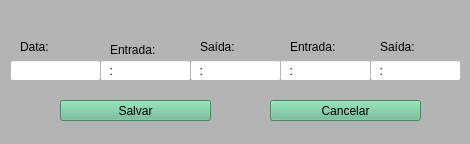
<?xml version="1.0" encoding="UTF-8"?>
<ui version="4.0">
 <class>MainWindow</class>
 <widget class="QMainWindow" name="MainWindow">
  <property name="geometry">
   <rect>
    <x>0</x>
    <y>0</y>
    <width>470</width>
    <height>144</height>
   </rect>
  </property>
  <property name="windowTitle">
   <string>Relógio de ponto &gt; Consultar &gt; Corrigir dados</string>
  </property>
  <property name="styleSheet">
   <string notr="true">background-color: rgb(180, 180, 180);</string>
  </property>
  <property name="documentMode">
   <bool>false</bool>
  </property>
  <property name="tabShape">
   <enum>QTabWidget::Rounded</enum>
  </property>
  <widget class="QWidget" name="centralwidget">
   <property name="enabled">
    <bool>true</bool>
   </property>
   <widget class="QLineEdit" name="lineEdit">
    <property name="geometry">
     <rect>
      <x>10</x>
      <y>60</y>
      <width>91</width>
      <height>21</height>
     </rect>
    </property>
    <property name="styleSheet">
     <string notr="true">background-color: rgb(255, 255, 255);
font: 10pt &quot;MS Shell Dlg 2&quot;;</string>
    </property>
    <property name="inputMask">
     <string/>
    </property>
    <property name="readOnly">
     <bool>true</bool>
    </property>
   </widget>
   <widget class="QLineEdit" name="lineEdit_2">
    <property name="geometry">
     <rect>
      <x>100</x>
      <y>60</y>
      <width>91</width>
      <height>21</height>
     </rect>
    </property>
    <property name="styleSheet">
     <string notr="true">background-color: rgb(255, 255, 255);
font: 10pt &quot;MS Shell Dlg 2&quot;;</string>
    </property>
    <property name="inputMask">
     <string>99:99</string>
    </property>
    <property name="text">
     <string>:</string>
    </property>
    <property name="maxLength">
     <number>5</number>
    </property>
    <property name="frame">
     <bool>true</bool>
    </property>
    <property name="echoMode">
     <enum>QLineEdit::Normal</enum>
    </property>
    <property name="cursorPosition">
     <number>0</number>
    </property>
    <property name="dragEnabled">
     <bool>false</bool>
    </property>
    <property name="readOnly">
     <bool>false</bool>
    </property>
    <property name="placeholderText">
     <string/>
    </property>
    <property name="cursorMoveStyle">
     <enum>Qt::LogicalMoveStyle</enum>
    </property>
    <property name="clearButtonEnabled">
     <bool>false</bool>
    </property>
   </widget>
   <widget class="QLineEdit" name="lineEdit_3">
    <property name="geometry">
     <rect>
      <x>190</x>
      <y>60</y>
      <width>91</width>
      <height>21</height>
     </rect>
    </property>
    <property name="styleSheet">
     <string notr="true">background-color: rgb(255, 255, 255);
font: 10pt &quot;MS Shell Dlg 2&quot;;</string>
    </property>
    <property name="inputMask">
     <string>NN:NN</string>
    </property>
   </widget>
   <widget class="QLineEdit" name="lineEdit_4">
    <property name="geometry">
     <rect>
      <x>280</x>
      <y>60</y>
      <width>91</width>
      <height>21</height>
     </rect>
    </property>
    <property name="styleSheet">
     <string notr="true">background-color: rgb(255, 255, 255);
font: 10pt &quot;MS Shell Dlg 2&quot;;</string>
    </property>
    <property name="inputMask">
     <string>NN:NN</string>
    </property>
   </widget>
   <widget class="QLineEdit" name="lineEdit_5">
    <property name="geometry">
     <rect>
      <x>370</x>
      <y>60</y>
      <width>91</width>
      <height>21</height>
     </rect>
    </property>
    <property name="styleSheet">
     <string notr="true">background-color: rgb(255, 255, 255);
font: 10pt &quot;MS Shell Dlg 2&quot;;</string>
    </property>
    <property name="inputMask">
     <string>NN:NN</string>
    </property>
    <property name="cursorPosition">
     <number>0</number>
    </property>
   </widget>
   <widget class="QLabel" name="label">
    <property name="geometry">
     <rect>
      <x>30</x>
      <y>10</y>
      <width>421</width>
      <height>21</height>
     </rect>
    </property>
    <property name="styleSheet">
     <string notr="true">font: 75 10pt &quot;MS Shell Dlg 2&quot;;</string>
    </property>
    <property name="text">
     <string/>
    </property>
    <property name="alignment">
     <set>Qt::AlignCenter</set>
    </property>
   </widget>
   <widget class="QPushButton" name="pushButton_Salvar">
    <property name="geometry">
     <rect>
      <x>60</x>
      <y>100</y>
      <width>151</width>
      <height>21</height>
     </rect>
    </property>
    <property name="styleSheet">
     <string notr="true">font: 9pt &quot;MS Shell Dlg 2&quot;;
background-color: rgb(100, 185, 142);</string>
    </property>
    <property name="text">
     <string>Salvar</string>
    </property>
   </widget>
   <widget class="QPushButton" name="pushButton_Voltar">
    <property name="geometry">
     <rect>
      <x>270</x>
      <y>100</y>
      <width>151</width>
      <height>21</height>
     </rect>
    </property>
    <property name="styleSheet">
     <string notr="true">font: 9pt &quot;MS Shell Dlg 2&quot;;
background-color: rgb(100, 185, 142);</string>
    </property>
    <property name="text">
     <string>Cancelar</string>
    </property>
   </widget>
   <widget class="QLabel" name="label_2">
    <property name="geometry">
     <rect>
      <x>20</x>
      <y>40</y>
      <width>47</width>
      <height>13</height>
     </rect>
    </property>
    <property name="styleSheet">
     <string notr="true"/>
    </property>
    <property name="text">
     <string>Data:</string>
    </property>
   </widget>
   <widget class="QLabel" name="label_3">
    <property name="geometry">
     <rect>
      <x>110</x>
      <y>40</y>
      <width>47</width>
      <height>20</height>
     </rect>
    </property>
    <property name="styleSheet">
     <string notr="true"/>
    </property>
    <property name="text">
     <string>Entrada:</string>
    </property>
   </widget>
   <widget class="QLabel" name="label_4">
    <property name="geometry">
     <rect>
      <x>200</x>
      <y>40</y>
      <width>47</width>
      <height>13</height>
     </rect>
    </property>
    <property name="styleSheet">
     <string notr="true"/>
    </property>
    <property name="text">
     <string>Saída:</string>
    </property>
   </widget>
   <widget class="QLabel" name="label_5">
    <property name="geometry">
     <rect>
      <x>290</x>
      <y>40</y>
      <width>47</width>
      <height>13</height>
     </rect>
    </property>
    <property name="styleSheet">
     <string notr="true"/>
    </property>
    <property name="text">
     <string>Entrada:</string>
    </property>
   </widget>
   <widget class="QLabel" name="label_6">
    <property name="geometry">
     <rect>
      <x>380</x>
      <y>40</y>
      <width>47</width>
      <height>13</height>
     </rect>
    </property>
    <property name="styleSheet">
     <string notr="true"/>
    </property>
    <property name="text">
     <string>Saída:</string>
    </property>
   </widget>
  </widget>
  <widget class="QStatusBar" name="statusbar"/>
 </widget>
 <tabstops>
  <tabstop>lineEdit</tabstop>
  <tabstop>lineEdit_2</tabstop>
  <tabstop>lineEdit_3</tabstop>
  <tabstop>lineEdit_4</tabstop>
  <tabstop>lineEdit_5</tabstop>
  <tabstop>pushButton_Salvar</tabstop>
  <tabstop>pushButton_Voltar</tabstop>
 </tabstops>
 <resources/>
 <connections/>
</ui>
